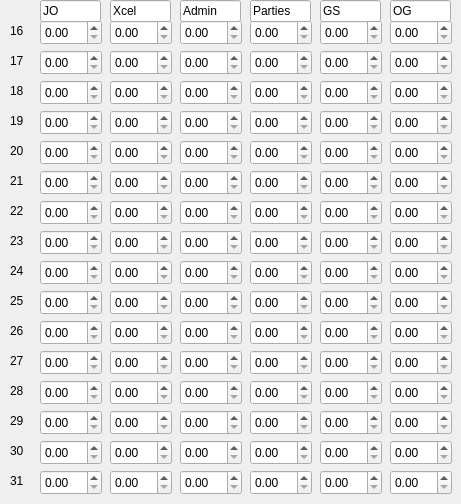
    <widget class="QWidget" name="tab_2">
     <attribute name="title">
      <string>16-31</string>
     </attribute>
     <widget class="QDoubleSpinBox" name="doubleSpinBox_97">
      <property name="geometry">
       <rect>
        <x>180</x>
        <y>380</y>
        <width>62</width>
        <height>25</height>
       </rect>
      </property>
     </widget>
     <widget class="QDoubleSpinBox" name="doubleSpinBox_98">
      <property name="geometry">
       <rect>
        <x>110</x>
        <y>200</y>
        <width>62</width>
        <height>25</height>
       </rect>
      </property>
     </widget>
     <widget class="QDoubleSpinBox" name="doubleSpinBox_99">
      <property name="geometry">
       <rect>
        <x>250</x>
        <y>170</y>
        <width>62</width>
        <height>25</height>
       </rect>
      </property>
     </widget>
     <widget class="QDoubleSpinBox" name="doubleSpinBox_100">
      <property name="geometry">
       <rect>
        <x>250</x>
        <y>50</y>
        <width>62</width>
        <height>25</height>
       </rect>
      </property>
     </widget>
     <widget class="QDoubleSpinBox" name="doubleSpinBox_101">
      <property name="geometry">
       <rect>
        <x>320</x>
        <y>230</y>
        <width>62</width>
        <height>25</height>
       </rect>
      </property>
     </widget>
     <widget class="QDoubleSpinBox" name="doubleSpinBox_102">
      <property name="geometry">
       <rect>
        <x>40</x>
        <y>440</y>
        <width>62</width>
        <height>25</height>
       </rect>
      </property>
     </widget>
     <widget class="QDoubleSpinBox" name="doubleSpinBox_103">
      <property name="geometry">
       <rect>
        <x>390</x>
        <y>80</y>
        <width>62</width>
        <height>25</height>
       </rect>
      </property>
     </widget>
     <widget class="QDoubleSpinBox" name="doubleSpinBox_104">
      <property name="geometry">
       <rect>
        <x>320</x>
        <y>380</y>
        <width>62</width>
        <height>25</height>
       </rect>
      </property>
     </widget>
     <widget class="QDoubleSpinBox" name="doubleSpinBox_105">
      <property name="geometry">
       <rect>
        <x>180</x>
        <y>350</y>
        <width>62</width>
        <height>25</height>
       </rect>
      </property>
     </widget>
     <widget class="QDoubleSpinBox" name="doubleSpinBox_106">
      <property name="geometry">
       <rect>
        <x>390</x>
        <y>320</y>
        <width>62</width>
        <height>25</height>
       </rect>
      </property>
     </widget>
     <widget class="QDoubleSpinBox" name="doubleSpinBox_107">
      <property name="geometry">
       <rect>
        <x>250</x>
        <y>350</y>
        <width>62</width>
        <height>25</height>
       </rect>
      </property>
     </widget>
     <widget class="QDoubleSpinBox" name="doubleSpinBox_108">
      <property name="geometry">
       <rect>
        <x>180</x>
        <y>110</y>
        <width>62</width>
        <height>25</height>
       </rect>
      </property>
     </widget>
     <widget class="QDoubleSpinBox" name="doubleSpinBox_109">
      <property name="geometry">
       <rect>
        <x>250</x>
        <y>440</y>
        <width>62</width>
        <height>25</height>
       </rect>
      </property>
     </widget>
     <widget class="QDoubleSpinBox" name="doubleSpinBox_110">
      <property name="geometry">
       <rect>
        <x>390</x>
        <y>140</y>
        <width>62</width>
        <height>25</height>
       </rect>
      </property>
     </widget>
     <widget class="QDoubleSpinBox" name="doubleSpinBox_111">
      <property name="geometry">
       <rect>
        <x>110</x>
        <y>320</y>
        <width>62</width>
        <height>25</height>
       </rect>
      </property>
     </widget>
     <widget class="QDoubleSpinBox" name="doubleSpinBox_112">
      <property name="geometry">
       <rect>
        <x>320</x>
        <y>290</y>
        <width>62</width>
        <height>25</height>
       </rect>
      </property>
     </widget>
     <widget class="QDoubleSpinBox" name="doubleSpinBox_113">
      <property name="geometry">
       <rect>
        <x>250</x>
        <y>410</y>
        <width>62</width>
        <height>25</height>
       </rect>
      </property>
     </widget>
     <widget class="QDoubleSpinBox" name="doubleSpinBox_114">
      <property name="geometry">
       <rect>
        <x>390</x>
        <y>230</y>
        <width>62</width>
        <height>25</height>
       </rect>
      </property>
     </widget>
     <widget class="QDoubleSpinBox" name="doubleSpinBox_115">
      <property name="geometry">
       <rect>
        <x>250</x>
        <y>290</y>
        <width>62</width>
        <height>25</height>
       </rect>
      </property>
     </widget>
     <widget class="QDoubleSpinBox" name="doubleSpinBox_116">
      <property name="geometry">
       <rect>
        <x>390</x>
        <y>440</y>
        <width>62</width>
        <height>25</height>
       </rect>
      </property>
     </widget>
     <widget class="QDoubleSpinBox" name="doubleSpinBox_117">
      <property name="geometry">
       <rect>
        <x>250</x>
        <y>380</y>
        <width>62</width>
        <height>25</height>
       </rect>
      </property>
     </widget>
     <widget class="QDoubleSpinBox" name="doubleSpinBox_118">
      <property name="geometry">
       <rect>
        <x>110</x>
        <y>380</y>
        <width>62</width>
        <height>25</height>
       </rect>
      </property>
     </widget>
     <widget class="QDoubleSpinBox" name="doubleSpinBox_119">
      <property name="geometry">
       <rect>
        <x>40</x>
        <y>410</y>
        <width>62</width>
        <height>25</height>
       </rect>
      </property>
     </widget>
     <widget class="QDoubleSpinBox" name="doubleSpinBox_120">
      <property name="geometry">
       <rect>
        <x>390</x>
        <y>170</y>
        <width>62</width>
        <height>25</height>
       </rect>
      </property>
     </widget>
     <widget class="QDoubleSpinBox" name="doubleSpinBox_121">
      <property name="geometry">
       <rect>
        <x>320</x>
        <y>170</y>
        <width>62</width>
        <height>25</height>
       </rect>
      </property>
     </widget>
     <widget class="QDoubleSpinBox" name="doubleSpinBox_122">
      <property name="geometry">
       <rect>
        <x>110</x>
        <y>170</y>
        <width>62</width>
        <height>25</height>
       </rect>
      </property>
     </widget>
     <widget class="QDoubleSpinBox" name="doubleSpinBox_123">
      <property name="geometry">
       <rect>
        <x>40</x>
        <y>50</y>
        <width>62</width>
        <height>25</height>
       </rect>
      </property>
     </widget>
     <widget class="QDoubleSpinBox" name="doubleSpinBox_124">
      <property name="geometry">
       <rect>
        <x>180</x>
        <y>320</y>
        <width>62</width>
        <height>25</height>
       </rect>
      </property>
     </widget>
     <widget class="QDoubleSpinBox" name="doubleSpinBox_125">
      <property name="geometry">
       <rect>
        <x>250</x>
        <y>20</y>
        <width>62</width>
        <height>25</height>
       </rect>
      </property>
     </widget>
     <widget class="QDoubleSpinBox" name="doubleSpinBox_126">
      <property name="geometry">
       <rect>
        <x>390</x>
        <y>470</y>
        <width>62</width>
        <height>25</height>
       </rect>
      </property>
     </widget>
     <widget class="QDoubleSpinBox" name="doubleSpinBox_127">
      <property name="geometry">
       <rect>
        <x>180</x>
        <y>80</y>
        <width>62</width>
        <height>25</height>
       </rect>
      </property>
     </widget>
     <widget class="QDoubleSpinBox" name="doubleSpinBox_128">
      <property name="geometry">
       <rect>
        <x>250</x>
        <y>110</y>
        <width>62</width>
        <height>25</height>
       </rect>
      </property>
     </widget>
     <widget class="QDoubleSpinBox" name="doubleSpinBox_129">
      <property name="geometry">
       <rect>
        <x>320</x>
        <y>20</y>
        <width>62</width>
        <height>25</height>
       </rect>
      </property>
     </widget>
     <widget class="QDoubleSpinBox" name="doubleSpinBox_130">
      <property name="geometry">
       <rect>
        <x>250</x>
        <y>260</y>
        <width>62</width>
        <height>25</height>
       </rect>
      </property>
     </widget>
     <widget class="QDoubleSpinBox" name="doubleSpinBox_131">
      <property name="geometry">
       <rect>
        <x>320</x>
        <y>260</y>
        <width>62</width>
        <height>25</height>
       </rect>
      </property>
     </widget>
     <widget class="QDoubleSpinBox" name="doubleSpinBox_132">
      <property name="geometry">
       <rect>
        <x>250</x>
        <y>320</y>
        <width>62</width>
        <height>25</height>
       </rect>
      </property>
     </widget>
     <widget class="QDoubleSpinBox" name="doubleSpinBox_133">
      <property name="geometry">
       <rect>
        <x>180</x>
        <y>440</y>
        <width>62</width>
        <height>25</height>
       </rect>
      </property>
     </widget>
     <widget class="QDoubleSpinBox" name="doubleSpinBox_134">
      <property name="geometry">
       <rect>
        <x>40</x>
        <y>110</y>
        <width>62</width>
        <height>25</height>
       </rect>
      </property>
     </widget>
     <widget class="QDoubleSpinBox" name="doubleSpinBox_135">
      <property name="geometry">
       <rect>
        <x>180</x>
        <y>140</y>
        <width>62</width>
        <height>25</height>
       </rect>
      </property>
     </widget>
     <widget class="QDoubleSpinBox" name="doubleSpinBox_136">
      <property name="geometry">
       <rect>
        <x>320</x>
        <y>320</y>
        <width>62</width>
        <height>25</height>
       </rect>
      </property>
     </widget>
     <widget class="QDoubleSpinBox" name="doubleSpinBox_137">
      <property name="geometry">
       <rect>
        <x>110</x>
        <y>260</y>
        <width>62</width>
        <height>25</height>
       </rect>
      </property>
     </widget>
     <widget class="QDoubleSpinBox" name="doubleSpinBox_138">
      <property name="geometry">
       <rect>
        <x>40</x>
        <y>230</y>
        <width>62</width>
        <height>25</height>
       </rect>
      </property>
     </widget>
     <widget class="QDoubleSpinBox" name="doubleSpinBox_139">
      <property name="geometry">
       <rect>
        <x>180</x>
        <y>410</y>
        <width>62</width>
        <height>25</height>
       </rect>
      </property>
     </widget>
     <widget class="QDoubleSpinBox" name="doubleSpinBox_140">
      <property name="geometry">
       <rect>
        <x>180</x>
        <y>20</y>
        <width>62</width>
        <height>25</height>
       </rect>
      </property>
     </widget>
     <widget class="QDoubleSpinBox" name="doubleSpinBox_141">
      <property name="geometry">
       <rect>
        <x>110</x>
        <y>290</y>
        <width>62</width>
        <height>25</height>
       </rect>
      </property>
     </widget>
     <widget class="QDoubleSpinBox" name="doubleSpinBox_142">
      <property name="geometry">
       <rect>
        <x>110</x>
        <y>230</y>
        <width>62</width>
        <height>25</height>
       </rect>
      </property>
     </widget>
     <widget class="QDoubleSpinBox" name="doubleSpinBox_143">
      <property name="geometry">
       <rect>
        <x>40</x>
        <y>290</y>
        <width>62</width>
        <height>25</height>
       </rect>
      </property>
     </widget>
     <widget class="QDoubleSpinBox" name="doubleSpinBox_144">
      <property name="geometry">
       <rect>
        <x>320</x>
        <y>200</y>
        <width>62</width>
        <height>25</height>
       </rect>
      </property>
     </widget>
     <widget class="QDoubleSpinBox" name="doubleSpinBox_145">
      <property name="geometry">
       <rect>
        <x>110</x>
        <y>80</y>
        <width>62</width>
        <height>25</height>
       </rect>
      </property>
     </widget>
     <widget class="QDoubleSpinBox" name="doubleSpinBox_146">
      <property name="geometry">
       <rect>
        <x>320</x>
        <y>410</y>
        <width>62</width>
        <height>25</height>
       </rect>
      </property>
     </widget>
     <widget class="QDoubleSpinBox" name="doubleSpinBox_147">
      <property name="geometry">
       <rect>
        <x>110</x>
        <y>440</y>
        <width>62</width>
        <height>25</height>
       </rect>
      </property>
     </widget>
     <widget class="QDoubleSpinBox" name="doubleSpinBox_148">
      <property name="geometry">
       <rect>
        <x>40</x>
        <y>140</y>
        <width>62</width>
        <height>25</height>
       </rect>
      </property>
     </widget>
     <widget class="QDoubleSpinBox" name="doubleSpinBox_149">
      <property name="geometry">
       <rect>
        <x>390</x>
        <y>20</y>
        <width>62</width>
        <height>25</height>
       </rect>
      </property>
     </widget>
     <widget class="QDoubleSpinBox" name="doubleSpinBox_150">
      <property name="geometry">
       <rect>
        <x>180</x>
        <y>50</y>
        <width>62</width>
        <height>25</height>
       </rect>
      </property>
     </widget>
     <widget class="QDoubleSpinBox" name="doubleSpinBox_151">
      <property name="geometry">
       <rect>
        <x>250</x>
        <y>230</y>
        <width>62</width>
        <height>25</height>
       </rect>
      </property>
     </widget>
     <widget class="QDoubleSpinBox" name="doubleSpinBox_152">
      <property name="geometry">
       <rect>
        <x>180</x>
        <y>290</y>
        <width>62</width>
        <height>25</height>
       </rect>
      </property>
     </widget>
     <widget class="QDoubleSpinBox" name="doubleSpinBox_153">
      <property name="geometry">
       <rect>
        <x>40</x>
        <y>80</y>
        <width>62</width>
        <height>25</height>
       </rect>
      </property>
     </widget>
     <widget class="QDoubleSpinBox" name="doubleSpinBox_154">
      <property name="geometry">
       <rect>
        <x>110</x>
        <y>350</y>
        <width>62</width>
        <height>25</height>
       </rect>
      </property>
     </widget>
     <widget class="QDoubleSpinBox" name="doubleSpinBox_155">
      <property name="geometry">
       <rect>
        <x>390</x>
        <y>200</y>
        <width>62</width>
        <height>25</height>
       </rect>
      </property>
     </widget>
     <widget class="QDoubleSpinBox" name="doubleSpinBox_156">
      <property name="geometry">
       <rect>
        <x>320</x>
        <y>350</y>
        <width>62</width>
        <height>25</height>
       </rect>
      </property>
     </widget>
     <widget class="QDoubleSpinBox" name="doubleSpinBox_157">
      <property name="geometry">
       <rect>
        <x>390</x>
        <y>380</y>
        <width>62</width>
        <height>25</height>
       </rect>
      </property>
     </widget>
     <widget class="QDoubleSpinBox" name="doubleSpinBox_158">
      <property name="geometry">
       <rect>
        <x>40</x>
        <y>170</y>
        <width>62</width>
        <height>25</height>
       </rect>
      </property>
     </widget>
     <widget class="QDoubleSpinBox" name="doubleSpinBox_159">
      <property name="geometry">
       <rect>
        <x>40</x>
        <y>380</y>
        <width>62</width>
        <height>25</height>
       </rect>
      </property>
     </widget>
     <widget class="QDoubleSpinBox" name="doubleSpinBox_160">
      <property name="geometry">
       <rect>
        <x>250</x>
        <y>80</y>
        <width>62</width>
        <height>25</height>
       </rect>
      </property>
     </widget>
     <widget class="QDoubleSpinBox" name="doubleSpinBox_161">
      <property name="geometry">
       <rect>
        <x>180</x>
        <y>170</y>
        <width>62</width>
        <height>25</height>
       </rect>
      </property>
     </widget>
     <widget class="QDoubleSpinBox" name="doubleSpinBox_162">
      <property name="geometry">
       <rect>
        <x>110</x>
        <y>50</y>
        <width>62</width>
        <height>25</height>
       </rect>
      </property>
     </widget>
     <widget class="QDoubleSpinBox" name="doubleSpinBox_163">
      <property name="geometry">
       <rect>
        <x>110</x>
        <y>20</y>
        <width>62</width>
        <height>25</height>
       </rect>
      </property>
     </widget>
     <widget class="QDoubleSpinBox" name="doubleSpinBox_164">
      <property name="geometry">
       <rect>
        <x>390</x>
        <y>410</y>
        <width>62</width>
        <height>25</height>
       </rect>
      </property>
     </widget>
     <widget class="QDoubleSpinBox" name="doubleSpinBox_165">
      <property name="geometry">
       <rect>
        <x>320</x>
        <y>470</y>
        <width>62</width>
        <height>25</height>
       </rect>
      </property>
     </widget>
     <widget class="QDoubleSpinBox" name="doubleSpinBox_166">
      <property name="geometry">
       <rect>
        <x>390</x>
        <y>350</y>
        <width>62</width>
        <height>25</height>
       </rect>
      </property>
     </widget>
     <widget class="QDoubleSpinBox" name="doubleSpinBox_167">
      <property name="geometry">
       <rect>
        <x>40</x>
        <y>200</y>
        <width>62</width>
        <height>25</height>
       </rect>
      </property>
     </widget>
     <widget class="QDoubleSpinBox" name="doubleSpinBox_168">
      <property name="geometry">
       <rect>
        <x>110</x>
        <y>410</y>
        <width>62</width>
        <height>25</height>
       </rect>
      </property>
     </widget>
     <widget class="QDoubleSpinBox" name="doubleSpinBox_169">
      <property name="geometry">
       <rect>
        <x>390</x>
        <y>50</y>
        <width>62</width>
        <height>25</height>
       </rect>
      </property>
     </widget>
     <widget class="QDoubleSpinBox" name="doubleSpinBox_170">
      <property name="geometry">
       <rect>
        <x>110</x>
        <y>140</y>
        <width>62</width>
        <height>25</height>
       </rect>
      </property>
     </widget>
     <widget class="QDoubleSpinBox" name="doubleSpinBox_171">
      <property name="geometry">
       <rect>
        <x>390</x>
        <y>260</y>
        <width>62</width>
        <height>25</height>
       </rect>
      </property>
     </widget>
     <widget class="QDoubleSpinBox" name="doubleSpinBox_172">
      <property name="geometry">
       <rect>
        <x>250</x>
        <y>200</y>
        <width>62</width>
        <height>25</height>
       </rect>
      </property>
     </widget>
     <widget class="QDoubleSpinBox" name="doubleSpinBox_173">
      <property name="geometry">
       <rect>
        <x>40</x>
        <y>470</y>
        <width>62</width>
        <height>25</height>
       </rect>
      </property>
     </widget>
     <widget class="QDoubleSpinBox" name="doubleSpinBox_174">
      <property name="geometry">
       <rect>
        <x>40</x>
        <y>260</y>
        <width>62</width>
        <height>25</height>
       </rect>
      </property>
     </widget>
     <widget class="QDoubleSpinBox" name="doubleSpinBox_175">
      <property name="geometry">
       <rect>
        <x>390</x>
        <y>110</y>
        <width>62</width>
        <height>25</height>
       </rect>
      </property>
     </widget>
     <widget class="QDoubleSpinBox" name="doubleSpinBox_176">
      <property name="geometry">
       <rect>
        <x>320</x>
        <y>50</y>
        <width>62</width>
        <height>25</height>
       </rect>
      </property>
     </widget>
     <widget class="QDoubleSpinBox" name="doubleSpinBox_177">
      <property name="geometry">
       <rect>
        <x>180</x>
        <y>230</y>
        <width>62</width>
        <height>25</height>
       </rect>
      </property>
     </widget>
     <widget class="QDoubleSpinBox" name="doubleSpinBox_178">
      <property name="geometry">
       <rect>
        <x>180</x>
        <y>470</y>
        <width>62</width>
        <height>25</height>
       </rect>
      </property>
     </widget>
     <widget class="QDoubleSpinBox" name="doubleSpinBox_179">
      <property name="geometry">
       <rect>
        <x>40</x>
        <y>20</y>
        <width>62</width>
        <height>25</height>
       </rect>
      </property>
     </widget>
     <widget class="QDoubleSpinBox" name="doubleSpinBox_180">
      <property name="geometry">
       <rect>
        <x>320</x>
        <y>140</y>
        <width>62</width>
        <height>25</height>
       </rect>
      </property>
     </widget>
     <widget class="QDoubleSpinBox" name="doubleSpinBox_181">
      <property name="geometry">
       <rect>
        <x>320</x>
        <y>80</y>
        <width>62</width>
        <height>25</height>
       </rect>
      </property>
     </widget>
     <widget class="QDoubleSpinBox" name="doubleSpinBox_182">
      <property name="geometry">
       <rect>
        <x>40</x>
        <y>320</y>
        <width>62</width>
        <height>25</height>
       </rect>
      </property>
     </widget>
     <widget class="QDoubleSpinBox" name="doubleSpinBox_183">
      <property name="geometry">
       <rect>
        <x>110</x>
        <y>110</y>
        <width>62</width>
        <height>25</height>
       </rect>
      </property>
     </widget>
     <widget class="QDoubleSpinBox" name="doubleSpinBox_184">
      <property name="geometry">
       <rect>
        <x>390</x>
        <y>290</y>
        <width>62</width>
        <height>25</height>
       </rect>
      </property>
     </widget>
     <widget class="QDoubleSpinBox" name="doubleSpinBox_185">
      <property name="geometry">
       <rect>
        <x>250</x>
        <y>140</y>
        <width>62</width>
        <height>25</height>
       </rect>
      </property>
     </widget>
     <widget class="QDoubleSpinBox" name="doubleSpinBox_186">
      <property name="geometry">
       <rect>
        <x>180</x>
        <y>200</y>
        <width>62</width>
        <height>25</height>
       </rect>
      </property>
     </widget>
     <widget class="QDoubleSpinBox" name="doubleSpinBox_187">
      <property name="geometry">
       <rect>
        <x>320</x>
        <y>110</y>
        <width>62</width>
        <height>25</height>
       </rect>
      </property>
     </widget>
     <widget class="QDoubleSpinBox" name="doubleSpinBox_188">
      <property name="geometry">
       <rect>
        <x>250</x>
        <y>470</y>
        <width>62</width>
        <height>25</height>
       </rect>
      </property>
     </widget>
     <widget class="QDoubleSpinBox" name="doubleSpinBox_189">
      <property name="geometry">
       <rect>
        <x>110</x>
        <y>470</y>
        <width>62</width>
        <height>25</height>
       </rect>
      </property>
     </widget>
     <widget class="QDoubleSpinBox" name="doubleSpinBox_190">
      <property name="geometry">
       <rect>
        <x>320</x>
        <y>440</y>
        <width>62</width>
        <height>25</height>
       </rect>
      </property>
     </widget>
     <widget class="QDoubleSpinBox" name="doubleSpinBox_191">
      <property name="geometry">
       <rect>
        <x>40</x>
        <y>350</y>
        <width>62</width>
        <height>25</height>
       </rect>
      </property>
     </widget>
     <widget class="QDoubleSpinBox" name="doubleSpinBox_192">
      <property name="geometry">
       <rect>
        <x>180</x>
        <y>260</y>
        <width>62</width>
        <height>25</height>
       </rect>
      </property>
     </widget>
     <widget class="QLabel" name="label_16">
      <property name="geometry">
       <rect>
        <x>10</x>
        <y>20</y>
        <width>21</width>
        <height>21</height>
       </rect>
      </property>
      <property name="text">
       <string>16</string>
      </property>
     </widget>
     <widget class="QLabel" name="label_17">
      <property name="geometry">
       <rect>
        <x>10</x>
        <y>50</y>
        <width>21</width>
        <height>21</height>
       </rect>
      </property>
      <property name="text">
       <string>17</string>
      </property>
     </widget>
     <widget class="QLabel" name="label_18">
      <property name="geometry">
       <rect>
        <x>10</x>
        <y>80</y>
        <width>21</width>
        <height>21</height>
       </rect>
      </property>
      <property name="text">
       <string>18</string>
      </property>
     </widget>
     <widget class="QLabel" name="label_19">
      <property name="geometry">
       <rect>
        <x>10</x>
        <y>110</y>
        <width>21</width>
        <height>21</height>
       </rect>
      </property>
      <property name="text">
       <string>19</string>
      </property>
     </widget>
     <widget class="QLabel" name="label_20">
      <property name="geometry">
       <rect>
        <x>10</x>
        <y>140</y>
        <width>21</width>
        <height>21</height>
       </rect>
      </property>
      <property name="text">
       <string>20</string>
      </property>
     </widget>
     <widget class="QLabel" name="label_21">
      <property name="geometry">
       <rect>
        <x>10</x>
        <y>170</y>
        <width>21</width>
        <height>21</height>
       </rect>
      </property>
      <property name="text">
       <string>21</string>
      </property>
     </widget>
     <widget class="QLabel" name="label_22">
      <property name="geometry">
       <rect>
        <x>10</x>
        <y>200</y>
        <width>21</width>
        <height>21</height>
       </rect>
      </property>
      <property name="text">
       <string>22</string>
      </property>
     </widget>
     <widget class="QLabel" name="label_23">
      <property name="geometry">
       <rect>
        <x>10</x>
        <y>230</y>
        <width>21</width>
        <height>21</height>
       </rect>
      </property>
      <property name="text">
       <string>23</string>
      </property>
     </widget>
     <widget class="QLabel" name="label_24">
      <property name="geometry">
       <rect>
        <x>10</x>
        <y>260</y>
        <width>21</width>
        <height>21</height>
       </rect>
      </property>
      <property name="text">
       <string>24</string>
      </property>
     </widget>
     <widget class="QLabel" name="label_25">
      <property name="geometry">
       <rect>
        <x>10</x>
        <y>290</y>
        <width>21</width>
        <height>21</height>
       </rect>
      </property>
      <property name="text">
       <string>25</string>
      </property>
     </widget>
     <widget class="QLabel" name="label_26">
      <property name="geometry">
       <rect>
        <x>10</x>
        <y>320</y>
        <width>21</width>
        <height>21</height>
       </rect>
      </property>
      <property name="text">
       <string>26</string>
      </property>
     </widget>
     <widget class="QLabel" name="label_27">
      <property name="geometry">
       <rect>
        <x>10</x>
        <y>350</y>
        <width>21</width>
        <height>21</height>
       </rect>
      </property>
      <property name="text">
       <string>27</string>
      </property>
     </widget>
     <widget class="QLabel" name="label_28">
      <property name="geometry">
       <rect>
        <x>10</x>
        <y>380</y>
        <width>21</width>
        <height>21</height>
       </rect>
      </property>
      <property name="text">
       <string>28</string>
      </property>
     </widget>
     <widget class="QLabel" name="label_29">
      <property name="geometry">
       <rect>
        <x>10</x>
        <y>410</y>
        <width>21</width>
        <height>21</height>
       </rect>
      </property>
      <property name="text">
       <string>29</string>
      </property>
     </widget>
     <widget class="QLabel" name="label_30">
      <property name="geometry">
       <rect>
        <x>10</x>
        <y>440</y>
        <width>21</width>
        <height>21</height>
       </rect>
      </property>
      <property name="text">
       <string>30</string>
      </property>
     </widget>
     <widget class="QLabel" name="label_31">
      <property name="geometry">
       <rect>
        <x>10</x>
        <y>470</y>
        <width>21</width>
        <height>21</height>
       </rect>
      </property>
      <property name="text">
       <string>31</string>
      </property>
     </widget>
     <widget class="QLineEdit" name="lineEdit">
      <property name="geometry">
       <rect>
        <x>40</x>
        <y>0</y>
        <width>61</width>
        <height>22</height>
       </rect>
      </property>
      <property name="text">
       <string>JO</string>
      </property>
     </widget>
     <widget class="QLineEdit" name="lineEdit_2">
      <property name="geometry">
       <rect>
        <x>320</x>
        <y>0</y>
        <width>61</width>
        <height>22</height>
       </rect>
      </property>
      <property name="text">
       <string>GS</string>
      </property>
     </widget>
     <widget class="QLineEdit" name="lineEdit_3">
      <property name="geometry">
       <rect>
        <x>110</x>
        <y>0</y>
        <width>61</width>
        <height>22</height>
       </rect>
      </property>
      <property name="text">
       <string>Xcel</string>
      </property>
     </widget>
     <widget class="QLineEdit" name="lineEdit_4">
      <property name="geometry">
       <rect>
        <x>180</x>
        <y>0</y>
        <width>61</width>
        <height>22</height>
       </rect>
      </property>
      <property name="text">
       <string>Admin</string>
      </property>
     </widget>
     <widget class="QLineEdit" name="lineEdit_5">
      <property name="geometry">
       <rect>
        <x>250</x>
        <y>0</y>
        <width>61</width>
        <height>22</height>
       </rect>
      </property>
      <property name="text">
       <string>Parties</string>
      </property>
     </widget>
     <widget class="QLineEdit" name="lineEdit_6">
      <property name="geometry">
       <rect>
        <x>390</x>
        <y>0</y>
        <width>61</width>
        <height>22</height>
       </rect>
      </property>
      <property name="text">
       <string>OG</string>
      </property>
     </widget>
    </widget>
